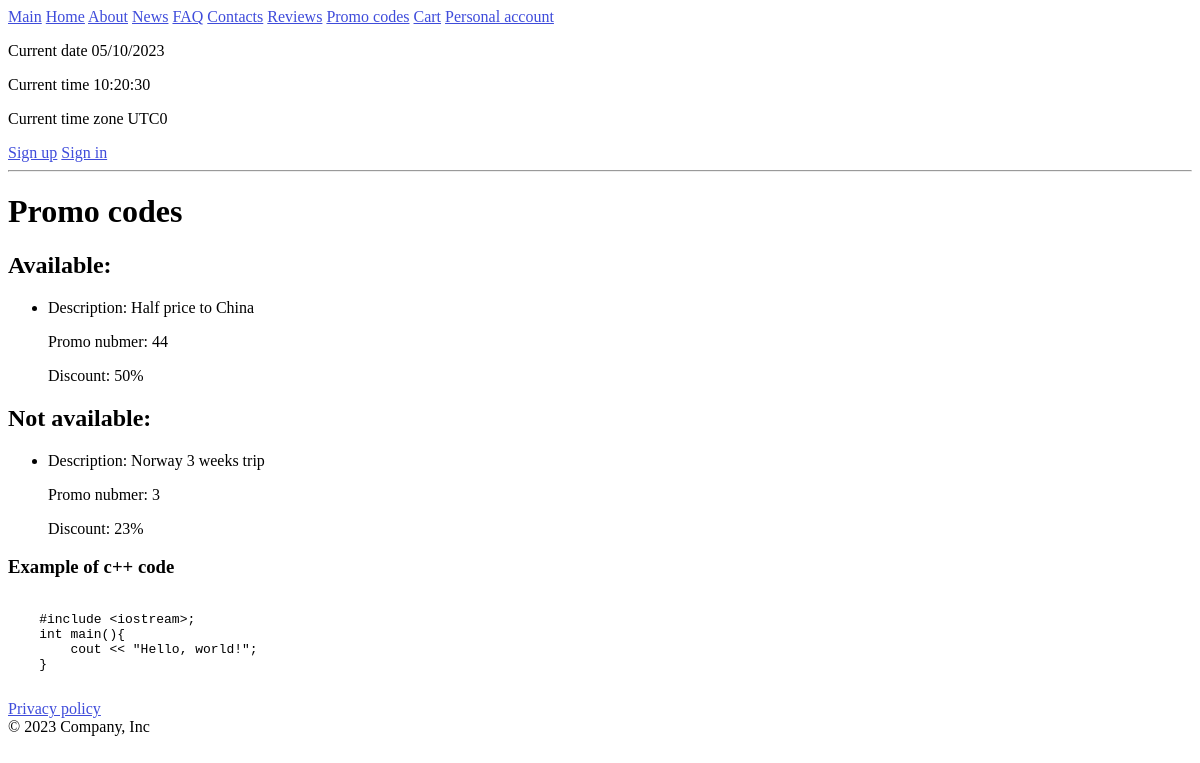
Screenshot of /info/promo_codes with the database file from the repository.
### info/models.py (models this page shows)
class PromoCode(models.Model):
    promo_code = models.IntegerField(unique=True,
                                     validators=[MinValueValidator(1), MaxValueValidator(10000)])
    name = models.CharField(max_length=100)
    discount_size = models.IntegerField(
        validators=[MinValueValidator(1), MaxValueValidator(100)])
    active = models.BooleanField(default=True)

### info/views.py (the view)
# urls.py: path('promo_codes', views.promo_codes_view, name='promo_codes_view'),
def promo_codes_view(request):
    promo_codes = PromoCode.objects.all()
    return render(request, "promo_codes.html", {'promo_codes': promo_codes})

### info/templates/promo_codes.html (shortened to what this page needs)
{% extends "base.html" %}
{% block content %}
<hr>
<h1>Promo codes</h1>
{% if promo_codes|length > 0 %}
<h2>Available:</h2>
<ul type="disc">
    {% for promo in promo_codes %}
    {% if promo.active %}
    <li itemscope itemtype="https://schema.org/Offer">
        <p>Description: {{ promo.name }}</p>
        <p>Promo nubmer: {{ promo.promo_code }}</p>
        <p>Discount: {{ promo.discount_size }}%</p>
    </li>
    {% endif %}
    {% endfor %}
</ul>
{% endif %}
{% if promo_codes|length > 0 %}
<h2>Not available:</h2>
<ul type="disc">
    {% for promo in promo_codes %}
    {% if not promo.active %}
    <li itemscope itemtype="https://schema.org/Offer">
        <p>Description: {{ promo.name }}</p>
        <p>Promo nubmer: {{ promo.promo_code }}</p>
        <p>Discount: {{ promo.discount_size }}%</p>
    </li>
    {% endif %}
    {% endfor %}
</ul>
{% endif %}
<section>
    <h3>Example of c++ code</h3>
    <pre>
    <code>
    #include &lt;iostream&gt;;
    int main(){
        cout &lt;&lt; "Hello, world!";
    }
    </code>
</pre>
</section>
{% endblock %}

### rows the page displays
PromoCode: name "Half price to China", promo_code "44", discount_size "50"
PromoCode: name "Norway 3 weeks trip", promo_code "3", discount_size "23"
